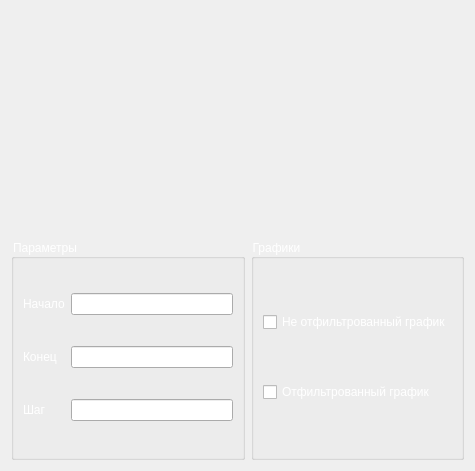
<?xml version="1.0" encoding="UTF-8"?>
<ui version="4.0">
 <class>resultScreen</class>
 <widget class="QWidget" name="resultScreen">
  <property name="geometry">
   <rect>
    <x>0</x>
    <y>0</y>
    <width>475</width>
    <height>471</height>
   </rect>
  </property>
  <property name="windowTitle">
   <string>Form</string>
  </property>
  <layout class="QGridLayout" name="gridLayout_3">
   <item row="1" column="0">
    <widget class="QGroupBox" name="groupBox">
     <property name="styleSheet">
      <string notr="true">color: rgb(255, 255, 255);</string>
     </property>
     <property name="title">
      <string>Параметры</string>
     </property>
     <layout class="QGridLayout" name="gridLayout">
      <item row="0" column="0">
       <widget class="QLabel" name="label">
        <property name="text">
         <string>Начало</string>
        </property>
       </widget>
      </item>
      <item row="0" column="1">
       <widget class="QLineEdit" name="start_in_area"/>
      </item>
      <item row="1" column="0">
       <widget class="QLabel" name="label_2">
        <property name="text">
         <string>Конец</string>
        </property>
       </widget>
      </item>
      <item row="1" column="1">
       <widget class="QLineEdit" name="stop_in_area"/>
      </item>
      <item row="2" column="0">
       <widget class="QLabel" name="label_3">
        <property name="text">
         <string>Шаг</string>
        </property>
       </widget>
      </item>
      <item row="2" column="1">
       <widget class="QLineEdit" name="h_in_area"/>
      </item>
     </layout>
    </widget>
   </item>
   <item row="1" column="1">
    <widget class="QGroupBox" name="groupBox_2">
     <property name="styleSheet">
      <string notr="true">color: rgb(255, 255, 255);</string>
     </property>
     <property name="title">
      <string>Графики</string>
     </property>
     <layout class="QGridLayout" name="gridLayout_2">
      <item row="0" column="0">
       <widget class="QCheckBox" name="noFilter">
        <property name="text">
         <string>Не отфильтрованный график</string>
        </property>
       </widget>
      </item>
      <item row="1" column="0">
       <widget class="QCheckBox" name="Filter">
        <property name="text">
         <string>Отфильтрованный график</string>
        </property>
       </widget>
      </item>
     </layout>
    </widget>
   </item>
   <item row="0" column="0" colspan="2">
    <widget class="QCustomPlot" name="widget" native="true"/>
   </item>
  </layout>
 </widget>
 <customwidgets>
  <customwidget>
   <class>QCustomPlot</class>
   <extends>QWidget</extends>
   <header location="global">qcustomplot.h</header>
   <container>1</container>
  </customwidget>
 </customwidgets>
 <resources/>
 <connections/>
</ui>
